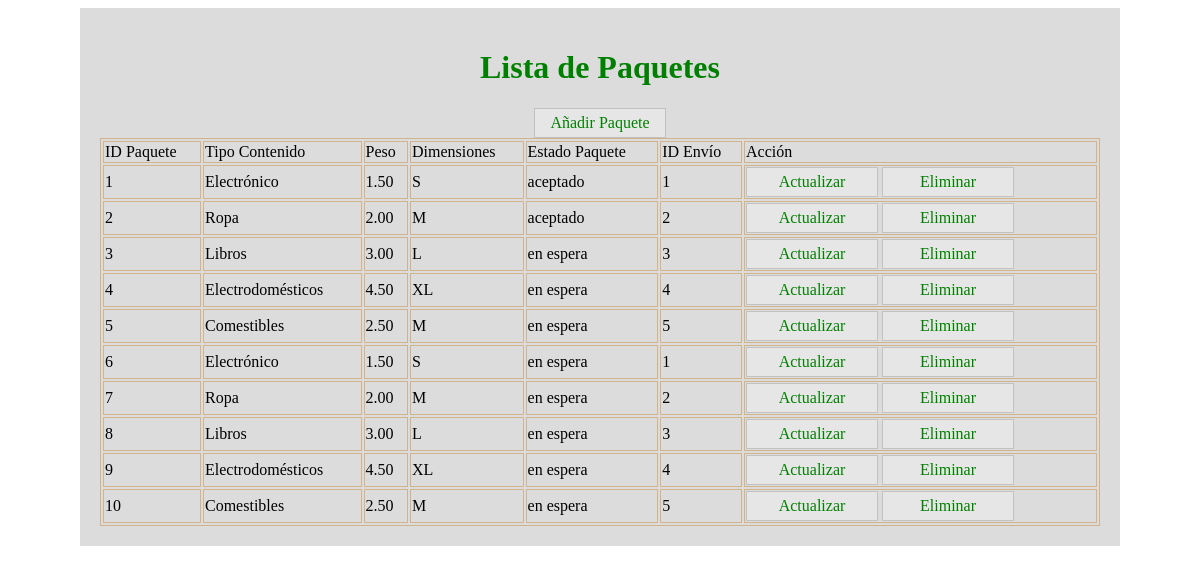
Screenshot of /MVC/ADMIN/Paquete/PaqueteForm.php with the database file from the repository.
### tables this page shows
CREATE TABLE paquete(
	id_paquete INT(8) AUTO_INCREMENT PRIMARY KEY,
    tipo_contenido VARCHAR(20) NOT NULL,
    peso DECIMAL(3,2) NOT NULL,
    dimenciones VARCHAR(30) NOT NULL,
    estado_paquete VARCHAR(20) NOT NULL,
    id_envio INT(8) NOT NULL,
    FOREIGN KEY (id_envio) REFERENCES envio (id_envio) ON DELETE CASCADE ON UPDATE CASCADE
);

### MVC/ADMIN/Paquete/PaqueteForm.php (the view, shortened to what this page needs)
<?php
require_once '../conexion.php';
$query = "SELECT * FROM paquete";
$result = $conn->query($query);
?>
<!DOCTYPE html>
<html lang="es">
<head>
    <link rel="stylesheet" href="../vista/css/app.css">
</head>
<body>
    <div class="panel">
        <h1 class="text-center">Lista de Paquetes</h1>
        <div class="text-center">
            <a href="Insercion.php" class="btn">Añadir Paquete</a>
        </div>
        <?php
        if ($result && $result->num_rows > 0) {
        ?>
        <table>
            <tr>
                <td>ID Paquete</td>
                <td>Tipo Contenido</td>
                <td>Peso</td>
                <td>Dimensiones</td>
                <td>Estado Paquete</td>
                <td>ID Envío</td>
                <td>Acción</td>
            </tr>
            <tbody>
                <?php while ($row = $result->fetch_assoc()): ?>
                    <tr>
                        <td><?php echo htmlspecialchars($row['id_paquete']); ?></td>
                        <td><?php echo htmlspecialchars($row['tipo_contenido']); ?></td>
                        <td><?php echo htmlspecialchars($row['peso']); ?></td>
                        <td><?php echo htmlspecialchars($row['dimenciones']); ?></td>
                        <td><?php echo htmlspecialchars($row['estado_paquete']); ?></td>
                        <td><?php echo htmlspecialchars($row['id_envio']); ?></td>
                        <td>
                            <a class="btn" href='Edicion.php?id=<?php echo urlencode($row['id_paquete']); ?>'>Actualizar</a>
                            <a class="btn" href='Eliminacion.php?id=<?php echo urlencode($row['id_paquete']); ?>'>Eliminar</a>
                        </td>
                    </tr>
                <?php endwhile; ?>
            </tbody>
        </table>
        <?php
        } else {
            echo "<p class='text-center'>No hay paquetes registrados.</p>";
        }
        ?>
    </div>
</body>
</html>

### MVC/ADMIN/vista/css/app.css (style rules this page uses)
.panel { max-width: 1000px; padding: 20px; background:gainsboro; margin: auto; }
.text-center { text-align: center; color: green; }
table { width: 100%; }
table,tr,td { border:1px solid tan; }
h1 { text-align: center; color: green; }

### rows the page displays
paquete: id_paquete "1", tipo_contenido "Electrónico", peso "1.50", dimenciones "S", estado_paquete "aceptado", id_envio "1"
paquete: id_paquete "2", tipo_contenido "Ropa", peso "2.00", dimenciones "M", estado_paquete "aceptado", id_envio "2"
paquete: id_paquete "3", tipo_contenido "Libros", peso "3.00", dimenciones "L", estado_paquete "en espera", id_envio "3"
paquete: id_paquete "4", tipo_contenido "Electrodomésticos", peso "4.50", dimenciones "XL", estado_paquete "en espera", id_envio "4"
paquete: id_paquete "5", tipo_contenido "Comestibles", peso "2.50", dimenciones "M", estado_paquete "en espera", id_envio "5"
paquete: id_paquete "6", tipo_contenido "Electrónico", peso "1.50", dimenciones "S", estado_paquete "en espera", id_envio "1"
paquete: id_paquete "7", tipo_contenido "Ropa", peso "2.00", dimenciones "M", estado_paquete "en espera", id_envio "2"
paquete: id_paquete "8", tipo_contenido "Libros", peso "3.00", dimenciones "L", estado_paquete "en espera", id_envio "3"
paquete: id_paquete "9", tipo_contenido "Electrodomésticos", peso "4.50", dimenciones "XL", estado_paquete "en espera", id_envio "4"
paquete: id_paquete "10", tipo_contenido "Comestibles", peso "2.50", dimenciones "M", estado_paquete "en espera", id_envio "5"
